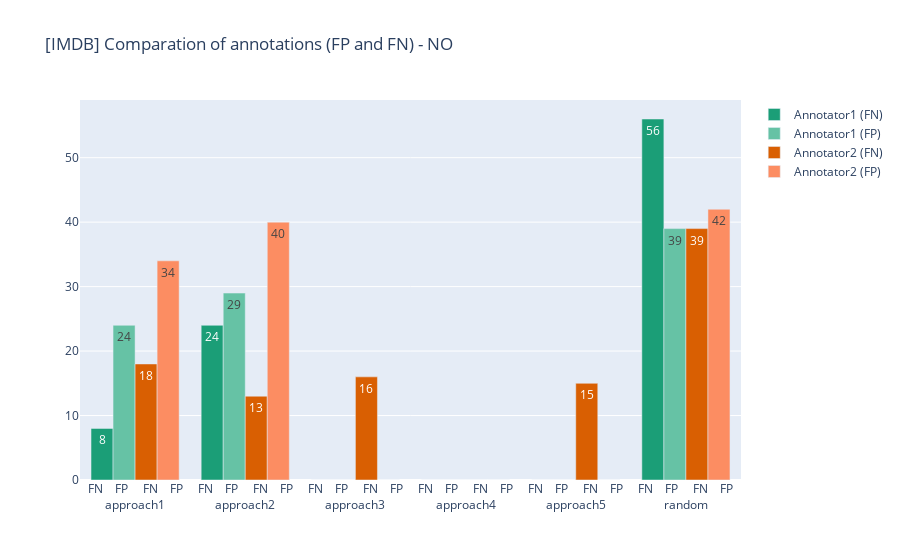
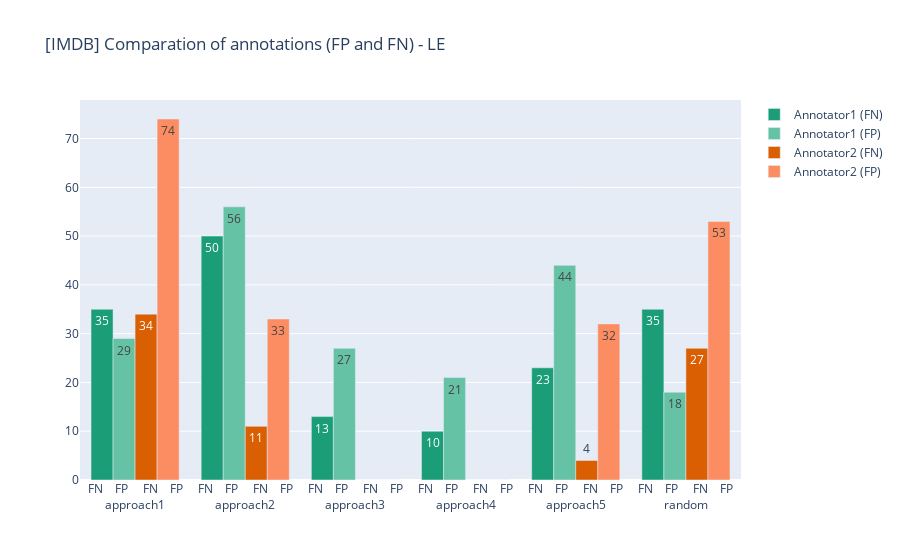
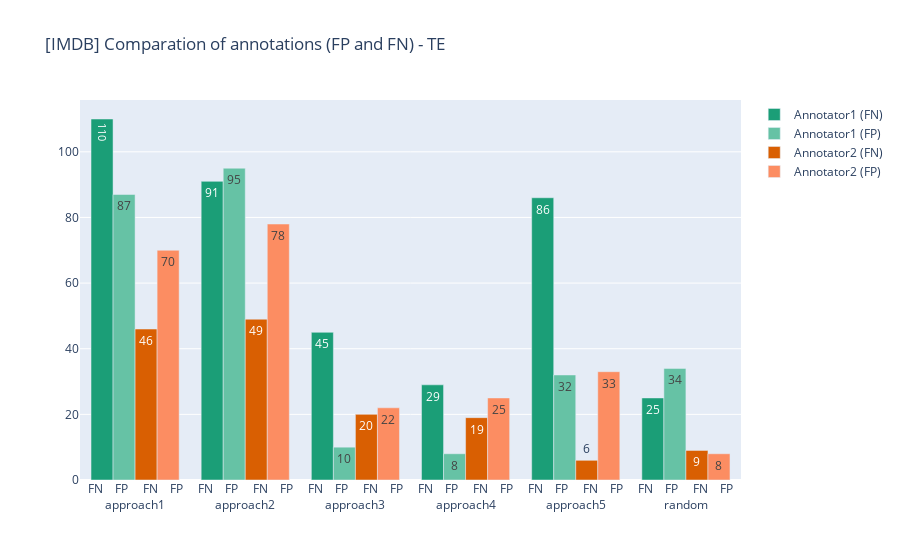

The notebook cell saved with these charts, in order:
### Code cell
approaches = df_ann1_summ["approach"].map(lambda x: "FN    FP     FN    FP</br></br>" + x[:-5])
general_title = f"[{dataset}] Comparation of annotations (FP and FN)"

fig1 = go.Figure(data=[
    go.Bar(name="Annotator1 (FN)", x=approaches, y=df_ann1_summ["FN_NO"], text=df_ann1_summ["FN_NO"], marker_color=px.colors.qualitative.Dark2[0]),
    go.Bar(name="Annotator1 (FP)", x=approaches, y=df_ann1_summ["FP_NO"], text=df_ann1_summ["FP_NO"], marker_color=px.colors.qualitative.Set2[0]),
    go.Bar(name="Annotator2 (FN)", x=approaches, y=df_ann2_summ["FN_NO"], text=df_ann2_summ["FN_NO"], marker_color=px.colors.qualitative.Dark2[1]),
    go.Bar(name="Annotator2 (FP)", x=approaches, y=df_ann2_summ["FP_NO"], text=df_ann2_summ["FP_NO"], marker_color=px.colors.qualitative.Set2[1]),
])
fig1.update_layout(title_text=general_title + ' - NO', barmode="group")
fig1.update_xaxes(tickvals=[0,1,2,3,4,5],ticktext=approaches)

fig2 = go.Figure(data=[
    go.Bar(name="Annotator1 (FN)", x=approaches, y=df_ann1_summ["FN_LE"], text=df_ann1_summ["FN_LE"], marker_color=px.colors.qualitative.Dark2[0]),
    go.Bar(name="Annotator1 (FP)", x=approaches, y=df_ann1_summ["FP_LE"], text=df_ann1_summ["FP_LE"], marker_color=px.colors.qualitative.Set2[0]),
    go.Bar(name="Annotator2 (FN)", x=approaches, y=df_ann2_summ["FN_LE"], text=df_ann2_summ["FN_LE"], marker_color=px.colors.qualitative.Dark2[1]),
    go.Bar(name="Annotator2 (FP)", x=approaches, y=df_ann2_summ["FP_LE"], text=df_ann2_summ["FP_LE"], marker_color=px.colors.qualitative.Set2[1]),
])
fig2.update_layout(title_text=general_title + ' - LE', barmode="group")
fig2.update_xaxes(tickvals=[0,1,2,3,4,5],ticktext=approaches)

fig3 = go.Figure(data=[
    go.Bar(name="Annotator1 (FN)", x=approaches, y=df_ann1_summ["FN_TE"], text=df_ann1_summ["FN_TE"], marker_color=px.colors.qualitative.Dark2[0]),
    go.Bar(name="Annotator1 (FP)", x=approaches, y=df_ann1_summ["FP_TE"], text=df_ann1_summ["FP_TE"], marker_color=px.colors.qualitative.Set2[0]),
    go.Bar(name="Annotator2 (FN)", x=approaches, y=df_ann2_summ["FN_TE"], text=df_ann2_summ["FN_TE"], marker_color=px.colors.qualitative.Dark2[1]),
    go.Bar(name="Annotator2 (FP)", x=approaches, y=df_ann2_summ["FP_TE"], text=df_ann2_summ["FP_TE"], marker_color=px.colors.qualitative.Set2[1]),
])
fig3.update_layout(title_text=general_title + ' - TE', barmode="group")
fig3.update_xaxes(tickvals=[0,1,2,3,4,5],ticktext=approaches)

fig1.show()
fig2.show()
fig3.show()

### Figure 1 — Plotly figure (JSON) as saved in the notebook; plotly's stock layout.template omitted (floating-point values rounded to 4 significant figures)
{"data": [{"marker": {"color": "rgb(27,158,119)"}, "name": "Annotator1 (FN)", "text": [8, 24, 0, 0, 0, 56], "type": "bar", "x": ["FN    FP     FN    FP</br></br>approach1", "FN    FP     FN    FP</br></br>approach2", "FN    FP     FN    FP</br></br>approach3", "FN    FP     FN    FP</br></br>approach4", "FN    FP     FN    FP</br></br>approach5", "FN    FP     FN    FP</br></br>random"], "y": [8, 24, 0, 0, 0, 56]}, {"marker": {"color": "rgb(102,194,165)"}, "name": "Annotator1 (FP)", "text": [24, 29, 0, 0, 0, 39], "type": "bar", "x": ["FN    FP     FN    FP</br></br>approach1", "FN    FP     FN    FP</br></br>approach2", "FN    FP     FN    FP</br></br>approach3", "FN    FP     FN    FP</br></br>approach4", "FN    FP     FN    FP</br></br>approach5", "FN    FP     FN    FP</br></br>random"], "y": [24, 29, 0, 0, 0, 39]}, {"marker": {"color": "rgb(217,95,2)"}, "name": "Annotator2 (FN)", "text": [18, 13, 16, 0, 15, 39], "type": "bar", "x": ["FN    FP     FN    FP</br></br>approach1", "FN    FP     FN    FP</br></br>approach2", "FN    FP     FN    FP</br></br>approach3", "FN    FP     FN    FP</br></br>approach4", "FN    FP     FN    FP</br></br>approach5", "FN    FP     FN    FP</br></br>random"], "y": [18, 13, 16, 0, 15, 39]}, {"marker": {"color": "rgb(252,141,98)"}, "name": "Annotator2 (FP)", "text": [34, 40, 0, 0, 0, 42], "type": "bar", "x": ["FN    FP     FN    FP</br></br>approach1", "FN    FP     FN    FP</br></br>approach2", "FN    FP     FN    FP</br></br>approach3", "FN    FP     FN    FP</br></br>approach4", "FN    FP     FN    FP</br></br>approach5", "FN    FP     FN    FP</br></br>random"], "y": [34, 40, 0, 0, 0, 42]}], "layout": {"barmode": "group", "title": {"text": "[IMDB] Comparation of annotations (FP and FN) - NO"}, "xaxis": {"ticktext": ["FN    FP     FN    FP</br></br>approach1", "FN    FP     FN    FP</br></br>approach2", "FN    FP     FN    FP</br></br>approach3", "FN    FP     FN    FP</br></br>approach4", "FN    FP     FN    FP</br></br>approach5", "FN    FP     FN    FP</br></br>random"], "tickvals": [0, 1, 2, 3, 4, 5]}}}

### Figure 2 — Plotly figure (JSON) as saved in the notebook; plotly's stock layout.template omitted (floating-point values rounded to 4 significant figures)
{"data": [{"marker": {"color": "rgb(27,158,119)"}, "name": "Annotator1 (FN)", "text": [35, 50, 13, 10, 23, 35], "type": "bar", "x": ["FN    FP     FN    FP</br></br>approach1", "FN    FP     FN    FP</br></br>approach2", "FN    FP     FN    FP</br></br>approach3", "FN    FP     FN    FP</br></br>approach4", "FN    FP     FN    FP</br></br>approach5", "FN    FP     FN    FP</br></br>random"], "y": [35, 50, 13, 10, 23, 35]}, {"marker": {"color": "rgb(102,194,165)"}, "name": "Annotator1 (FP)", "text": [29, 56, 27, 21, 44, 18], "type": "bar", "x": ["FN    FP     FN    FP</br></br>approach1", "FN    FP     FN    FP</br></br>approach2", "FN    FP     FN    FP</br></br>approach3", "FN    FP     FN    FP</br></br>approach4", "FN    FP     FN    FP</br></br>approach5", "FN    FP     FN    FP</br></br>random"], "y": [29, 56, 27, 21, 44, 18]}, {"marker": {"color": "rgb(217,95,2)"}, "name": "Annotator2 (FN)", "text": [34, 11, 0, 0, 4, 27], "type": "bar", "x": ["FN    FP     FN    FP</br></br>approach1", "FN    FP     FN    FP</br></br>approach2", "FN    FP     FN    FP</br></br>approach3", "FN    FP     FN    FP</br></br>approach4", "FN    FP     FN    FP</br></br>approach5", "FN    FP     FN    FP</br></br>random"], "y": [34, 11, 0, 0, 4, 27]}, {"marker": {"color": "rgb(252,141,98)"}, "name": "Annotator2 (FP)", "text": [74, 33, 0, 0, 32, 53], "type": "bar", "x": ["FN    FP     FN    FP</br></br>approach1", "FN    FP     FN    FP</br></br>approach2", "FN    FP     FN    FP</br></br>approach3", "FN    FP     FN    FP</br></br>approach4", "FN    FP     FN    FP</br></br>approach5", "FN    FP     FN    FP</br></br>random"], "y": [74, 33, 0, 0, 32, 53]}], "layout": {"barmode": "group", "title": {"text": "[IMDB] Comparation of annotations (FP and FN) - LE"}, "xaxis": {"ticktext": ["FN    FP     FN    FP</br></br>approach1", "FN    FP     FN    FP</br></br>approach2", "FN    FP     FN    FP</br></br>approach3", "FN    FP     FN    FP</br></br>approach4", "FN    FP     FN    FP</br></br>approach5", "FN    FP     FN    FP</br></br>random"], "tickvals": [0, 1, 2, 3, 4, 5]}}}

### Figure 3 — Plotly figure (JSON) as saved in the notebook; plotly's stock layout.template omitted (floating-point values rounded to 4 significant figures)
{"data": [{"marker": {"color": "rgb(27,158,119)"}, "name": "Annotator1 (FN)", "text": [110, 91, 45, 29, 86, 25], "type": "bar", "x": ["FN    FP     FN    FP</br></br>approach1", "FN    FP     FN    FP</br></br>approach2", "FN    FP     FN    FP</br></br>approach3", "FN    FP     FN    FP</br></br>approach4", "FN    FP     FN    FP</br></br>approach5", "FN    FP     FN    FP</br></br>random"], "y": [110, 91, 45, 29, 86, 25]}, {"marker": {"color": "rgb(102,194,165)"}, "name": "Annotator1 (FP)", "text": [87, 95, 10, 8, 32, 34], "type": "bar", "x": ["FN    FP     FN    FP</br></br>approach1", "FN    FP     FN    FP</br></br>approach2", "FN    FP     FN    FP</br></br>approach3", "FN    FP     FN    FP</br></br>approach4", "FN    FP     FN    FP</br></br>approach5", "FN    FP     FN    FP</br></br>random"], "y": [87, 95, 10, 8, 32, 34]}, {"marker": {"color": "rgb(217,95,2)"}, "name": "Annotator2 (FN)", "text": [46, 49, 20, 19, 6, 9], "type": "bar", "x": ["FN    FP     FN    FP</br></br>approach1", "FN    FP     FN    FP</br></br>approach2", "FN    FP     FN    FP</br></br>approach3", "FN    FP     FN    FP</br></br>approach4", "FN    FP     FN    FP</br></br>approach5", "FN    FP     FN    FP</br></br>random"], "y": [46, 49, 20, 19, 6, 9]}, {"marker": {"color": "rgb(252,141,98)"}, "name": "Annotator2 (FP)", "text": [70, 78, 22, 25, 33, 8], "type": "bar", "x": ["FN    FP     FN    FP</br></br>approach1", "FN    FP     FN    FP</br></br>approach2", "FN    FP     FN    FP</br></br>approach3", "FN    FP     FN    FP</br></br>approach4", "FN    FP     FN    FP</br></br>approach5", "FN    FP     FN    FP</br></br>random"], "y": [70, 78, 22, 25, 33, 8]}], "layout": {"barmode": "group", "title": {"text": "[IMDB] Comparation of annotations (FP and FN) - TE"}, "xaxis": {"ticktext": ["FN    FP     FN    FP</br></br>approach1", "FN    FP     FN    FP</br></br>approach2", "FN    FP     FN    FP</br></br>approach3", "FN    FP     FN    FP</br></br>approach4", "FN    FP     FN    FP</br></br>approach5", "FN    FP     FN    FP</br></br>random"], "tickvals": [0, 1, 2, 3, 4, 5]}}}
